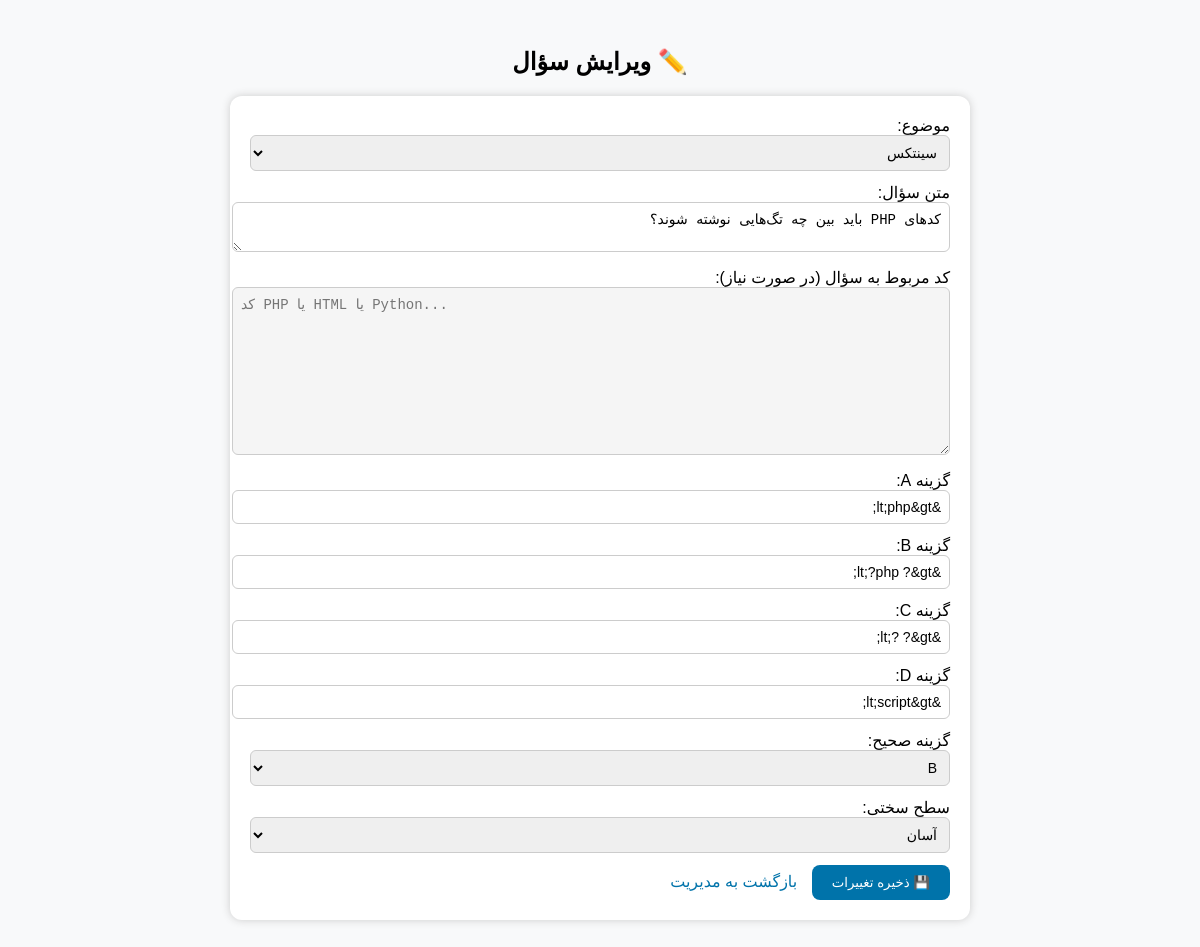
/edit_question.php?id=2, run on the app's committed database.
### tables this page shows
CREATE TABLE `questions` (
  `id` int(11) NOT NULL,
  `topic_id` int(11) NOT NULL,
  `question` text NOT NULL,
  `code_snippet` text DEFAULT NULL,
  `option_a` varchar(255) NOT NULL,
  `option_b` varchar(255) NOT NULL,
  `option_c` varchar(255) NOT NULL,
  `option_d` varchar(255) NOT NULL,
  `correct_option` enum('A','B','C','D') NOT NULL,
  `level_id` int(11) NOT NULL
);

CREATE TABLE `topics` (
  `id` int(11) NOT NULL,
  `name` varchar(50) NOT NULL
);

CREATE TABLE `levels` (
  `id` int(11) NOT NULL,
  `level_name` varchar(20) NOT NULL
);

### edit_question.php (the view, shortened to what this page needs)
<?php
require 'db.php';
$topics = $conn->query("SELECT * FROM topics");
$id = (int)$_GET['id'];
$stmt = $conn->prepare("SELECT * FROM questions WHERE id = ?");
$stmt->bind_param("i", $id);
$stmt->execute();
$result = $stmt->get_result();
$question = $result->fetch_assoc();
?>
<!DOCTYPE html>
<html lang="fa">
<head>
</head>
<body>
<h2 style="text-align:center;">✏️ ویرایش سؤال</h2>
<form method="post">
    <label>موضوع:</label>
    <select name="topic_id" required>
        <?php while ($t = $topics->fetch_assoc()): ?>
            <option value="<?= $t['id'] ?>" <?= ($t['id'] == $question['topic_id']) ? 'selected' : '' ?>>
                <?= htmlspecialchars($t['name']) ?>
            </option>
        <?php endwhile; ?>
    </select>
    <label>متن سؤال:</label>
    <textarea name="question" required><?= htmlspecialchars($question['question']) ?></textarea>
    <label>کد مربوط به سؤال (در صورت نیاز):</label>
    <textarea name="code_snippet" class="code-area" placeholder="کد PHP یا HTML یا Python..."><?= htmlspecialchars($question['code_snippet']) ?></textarea>
    <label>گزینه A:</label>
    <input type="text" name="option_a" value="<?= htmlspecialchars($question['option_a']) ?>" required>
    <label>گزینه B:</label>
    <input type="text" name="option_b" value="<?= htmlspecialchars($question['option_b']) ?>" required>
    <label>گزینه C:</label>
    <input type="text" name="option_c" value="<?= htmlspecialchars($question['option_c']) ?>" required>
    <label>گزینه D:</label>
    <input type="text" name="option_d" value="<?= htmlspecialchars($question['option_d']) ?>" required>
    <label>گزینه صحیح:</label>
    <select name="correct_option" required>
        <option value="B" <?= ($question['correct_option'] == 'B') ? 'selected' : '' ?>>B</option>
    </select>
    <label>سطح سختی:</label>
    <select name="level_id" required>
        <?php
        $levels2 = $conn->query("SELECT * FROM levels");
        while ($l = $levels2->fetch_assoc()):
        ?>
            <option value="<?= $l['id'] ?>" <?= ($l['id'] == $question['level_id']) ? 'selected' : '' ?>>
                <?= htmlspecialchars($l['level_name']) ?>
            </option>
        <?php endwhile; ?>
    </select>
    <button type="submit">💾 ذخیره تغییرات</button>
    <a href="manage_questions.php" style="margin-right:10px; text-decoration:none; color:#0073aa;">بازگشت به مدیریت</a>
</form>
</body>
</html>

### edit_question.php (style rules this page uses)
body { direction: rtl; font-family: sans-serif; background: #f8f9fa; padding: 20px; }
form { background: #fff; padding: 20px; border-radius: 12px; box-shadow: 0 0 8px #ccc; width: 700px; margin: auto; }
textarea, input, select { width: 100%; padding: 8px; margin-bottom: 12px; border-radius: 6px; border: 1px solid #ccc; font-size: 14px; }
button { background: #0073aa; color: white; border: none; padding: 10px 20px; border-radius: 8px; cursor: pointer; }
.code-area { direction: ltr; text-align: left; background: #f5f5f5; font-family: monospace; height: 150px; }

### data on the page
questions: topic_id "سینتکس", question "کدهای PHP باید بین چه تگ‌هایی نوشته شوند؟", option_a "&lt;php&gt;", option_b "&lt;?php ?&gt;", option_c "&lt;? ?&gt;", option_d "&lt;script&gt;", correct_option "B", level_id "آسان"
